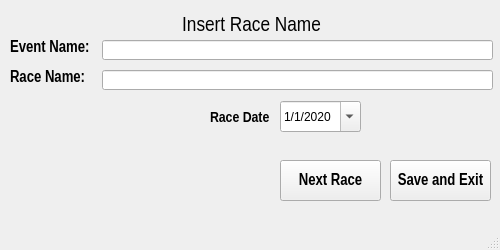
<?xml version="1.0" encoding="UTF-8"?>
<ui version="4.0">
 <class>raceNamesGUI</class>
 <widget class="QMainWindow" name="raceNamesGUI">
  <property name="geometry">
   <rect>
    <x>0</x>
    <y>0</y>
    <width>500</width>
    <height>250</height>
   </rect>
  </property>
  <property name="windowTitle">
   <string>Define Race Names</string>
  </property>
  <widget class="QWidget" name="centralwidget">
   <widget class="QLabel" name="label">
    <property name="geometry">
     <rect>
      <x>6</x>
      <y>10</y>
      <width>491</width>
      <height>31</height>
     </rect>
    </property>
    <property name="font">
     <font>
      <family>Arial Narrow</family>
      <pointsize>16</pointsize>
      <weight>50</weight>
      <bold>false</bold>
      <underline>false</underline>
     </font>
    </property>
    <property name="text">
     <string>Insert Race Name</string>
    </property>
    <property name="alignment">
     <set>Qt::AlignCenter</set>
    </property>
   </widget>
   <widget class="QLabel" name="label_2">
    <property name="geometry">
     <rect>
      <x>10</x>
      <y>40</y>
      <width>91</width>
      <height>16</height>
     </rect>
    </property>
    <property name="font">
     <font>
      <family>Arial Narrow</family>
      <pointsize>12</pointsize>
      <weight>75</weight>
      <bold>true</bold>
     </font>
    </property>
    <property name="text">
     <string>Event Name:</string>
    </property>
   </widget>
   <widget class="QLabel" name="label_3">
    <property name="geometry">
     <rect>
      <x>10</x>
      <y>70</y>
      <width>91</width>
      <height>16</height>
     </rect>
    </property>
    <property name="font">
     <font>
      <family>Arial Narrow</family>
      <pointsize>12</pointsize>
      <weight>75</weight>
      <bold>true</bold>
     </font>
    </property>
    <property name="text">
     <string>Race Name:</string>
    </property>
   </widget>
   <widget class="QLabel" name="label_4">
    <property name="geometry">
     <rect>
      <x>210</x>
      <y>110</y>
      <width>61</width>
      <height>16</height>
     </rect>
    </property>
    <property name="font">
     <font>
      <family>Arial Narrow</family>
      <pointsize>11</pointsize>
      <weight>75</weight>
      <bold>true</bold>
     </font>
    </property>
    <property name="text">
     <string>Race Date</string>
    </property>
   </widget>
   <widget class="QLineEdit" name="eventNameEdit">
    <property name="geometry">
     <rect>
      <x>102</x>
      <y>40</y>
      <width>391</width>
      <height>20</height>
     </rect>
    </property>
    <property name="font">
     <font>
      <family>Arial Narrow</family>
      <pointsize>14</pointsize>
     </font>
    </property>
   </widget>
   <widget class="QLineEdit" name="raceNameEdit">
    <property name="geometry">
     <rect>
      <x>102</x>
      <y>70</y>
      <width>391</width>
      <height>20</height>
     </rect>
    </property>
    <property name="font">
     <font>
      <family>Arial Narrow</family>
      <pointsize>14</pointsize>
     </font>
    </property>
   </widget>
   <widget class="QPushButton" name="nextRaceButton">
    <property name="geometry">
     <rect>
      <x>280</x>
      <y>160</y>
      <width>101</width>
      <height>41</height>
     </rect>
    </property>
    <property name="font">
     <font>
      <family>Arial Narrow</family>
      <pointsize>12</pointsize>
      <weight>75</weight>
      <bold>true</bold>
     </font>
    </property>
    <property name="text">
     <string>Next Race</string>
    </property>
   </widget>
   <widget class="QPushButton" name="saveAndExitButton">
    <property name="geometry">
     <rect>
      <x>390</x>
      <y>160</y>
      <width>101</width>
      <height>41</height>
     </rect>
    </property>
    <property name="font">
     <font>
      <family>Arial Narrow</family>
      <pointsize>12</pointsize>
      <weight>75</weight>
      <bold>true</bold>
     </font>
    </property>
    <property name="text">
     <string>Save and Exit</string>
    </property>
   </widget>
   <widget class="QDateEdit" name="raceDateEdit">
    <property name="geometry">
     <rect>
      <x>280</x>
      <y>101</y>
      <width>81</width>
      <height>31</height>
     </rect>
    </property>
    <property name="dateTime">
     <datetime>
      <hour>0</hour>
      <minute>0</minute>
      <second>0</second>
      <year>2020</year>
      <month>1</month>
      <day>1</day>
     </datetime>
    </property>
    <property name="displayFormat">
     <string>d/M/yyyy</string>
    </property>
    <property name="calendarPopup">
     <bool>true</bool>
    </property>
   </widget>
  </widget>
  <widget class="QMenuBar" name="menubar">
   <property name="geometry">
    <rect>
     <x>0</x>
     <y>0</y>
     <width>500</width>
     <height>21</height>
    </rect>
   </property>
  </widget>
  <widget class="QStatusBar" name="statusbar"/>
 </widget>
 <resources/>
 <connections/>
</ui>
